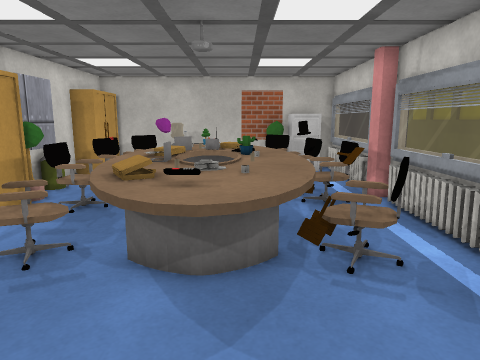
[1] (above)

16 first-person views from a walk through a Unity game level. The camera is 1.4 m above the floor, tilts 10° down and sees 70° across. The floor is counted in squares, 0.5 m on a side. Each view is taken from the middle of a square. On the plan, view 1 faces up. The plan holds only what a view shows up to about 20 squares ahead; the rest is blank. The place goes on beyond the plan. The player is left out. Some animated figures are not drawn. Door leaves are left out, so doorways stand open. Some surface patterns are stand-ins.

[2]
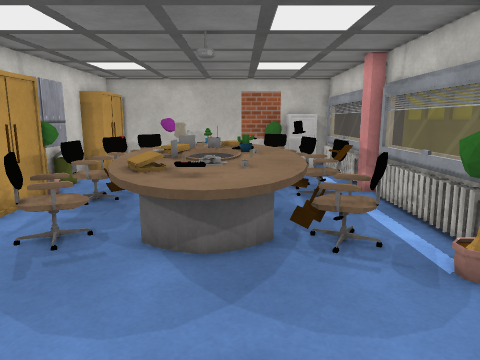

[3]
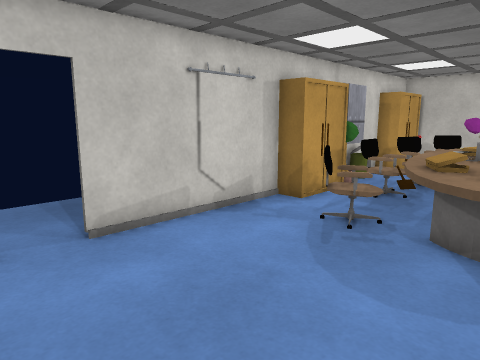

[4]
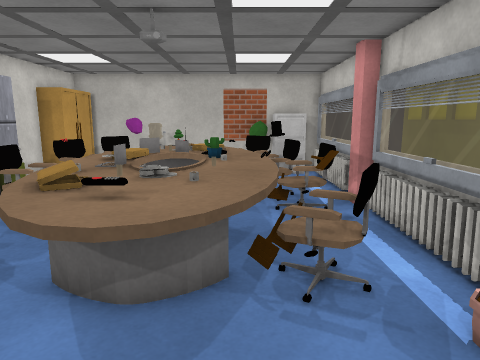

[5]
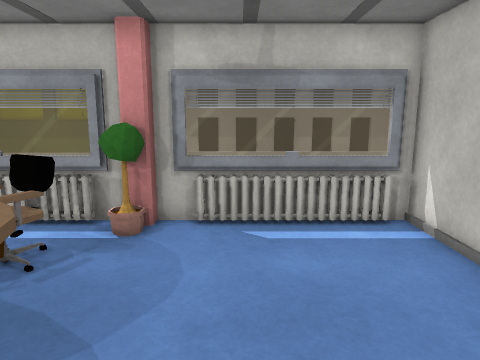

[6]
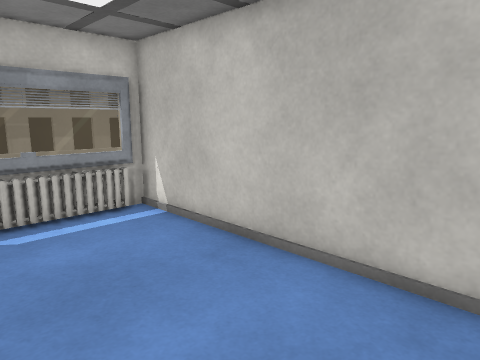

[7]
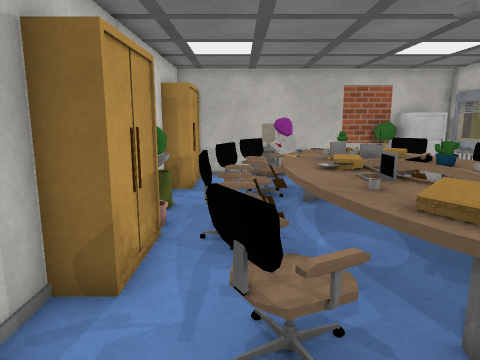

[8]
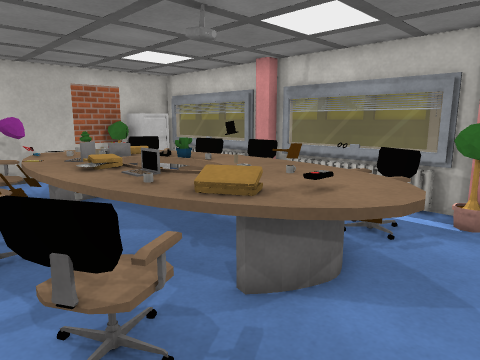

[9]
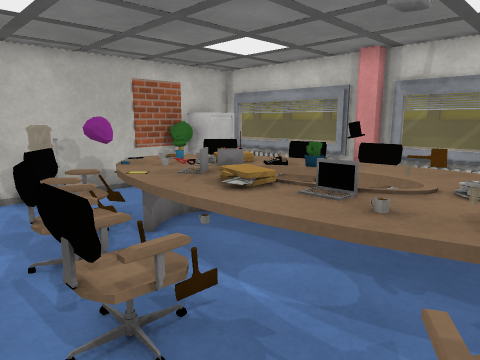

[10]
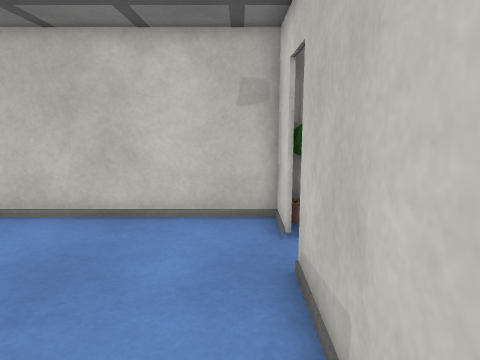

[11]
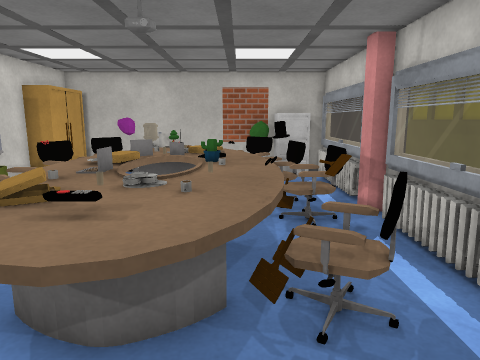

[12]
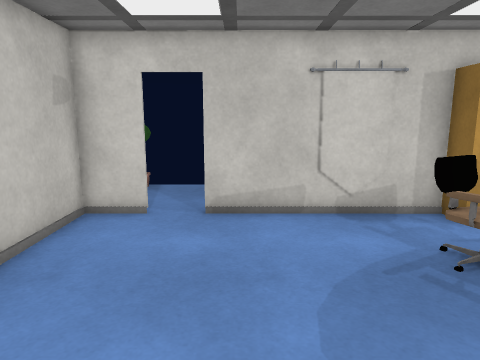

[13]
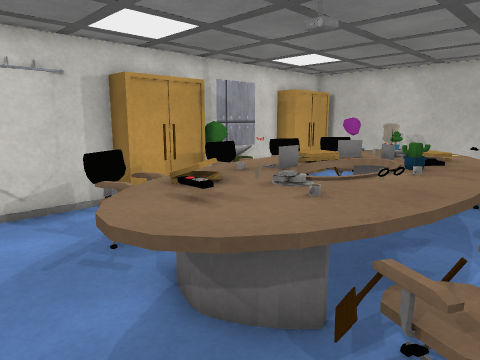

[14]
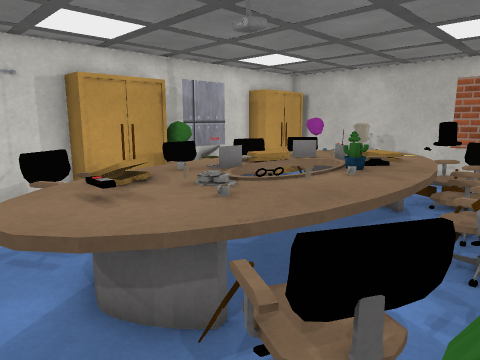

[15]
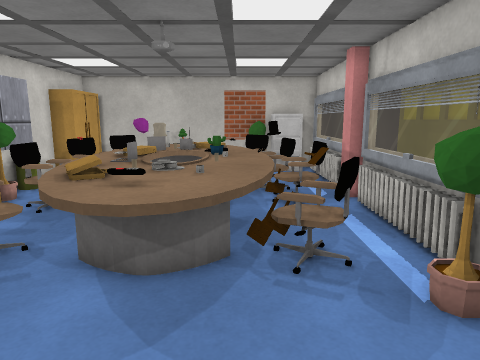

[16]
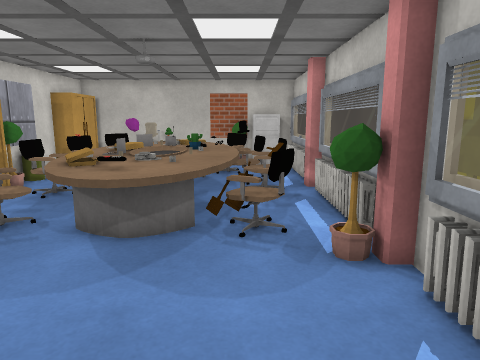

### Floor plan
Key: @ floor where view 1 was taken; # wall or solid block; . main floor; : floor 0.5 m higher than the main floor; D open door; = window, fence, low wall or low ledge; C closet; P plant; H heater; L laptop; R radio; I pillar; A cactus; O other object.
Columns run from 13 left of view 1 to 6 right of it. Each row starts with its distance up from view 1.
 20       O##==#####CC#
 19       O..=.... PCC#
 18       O.......  ..#
 17      #O..=.=  ==  ##
 16      #..=OOOOO#=..##
 15      #..=#OOPO  ..H#
 14      OO==OO OOO==.##
 13      #.==OLLROOO=.I#
 12      #P==OOOOOOO==##
 11       P=:OOO.AOO==##
 10       O==OLL.OOOO###
  9       O..OOLO OO..##
  8      #O.==OO OOO .H#
  7      #..=#OOOOOO=.##
  6      #..==OOOOO==.=#
  5      #.....OOOO..IP#
  4      #............##
  3      #............=#
  2  ... #............H#
  1  ..DDD............=#
  0  ..DDD.......@....H#
 -1  ..DDD............=#
 -2 O.. P#............=#
 -3     ################

Positions as (right, up) in squares from view 1, and headings:
1: (0, 0), facing up
2: (0, -1), facing up
3: (0, -2), facing up-left
4: (1, 1), facing up
5: (-4, 2), facing right
6: (-5, 3), facing down-right
7: (-5, 3), facing up
8: (-6, 3), facing up-right
9: (-7, 7), facing up-right
10: (-7, 7), facing down
11: (1, 2), facing up
12: (2, 2), facing left
13: (3, 3), facing up-left
14: (4, 4), facing up-left
15: (1, 0), facing up
16: (2, -2), facing up
